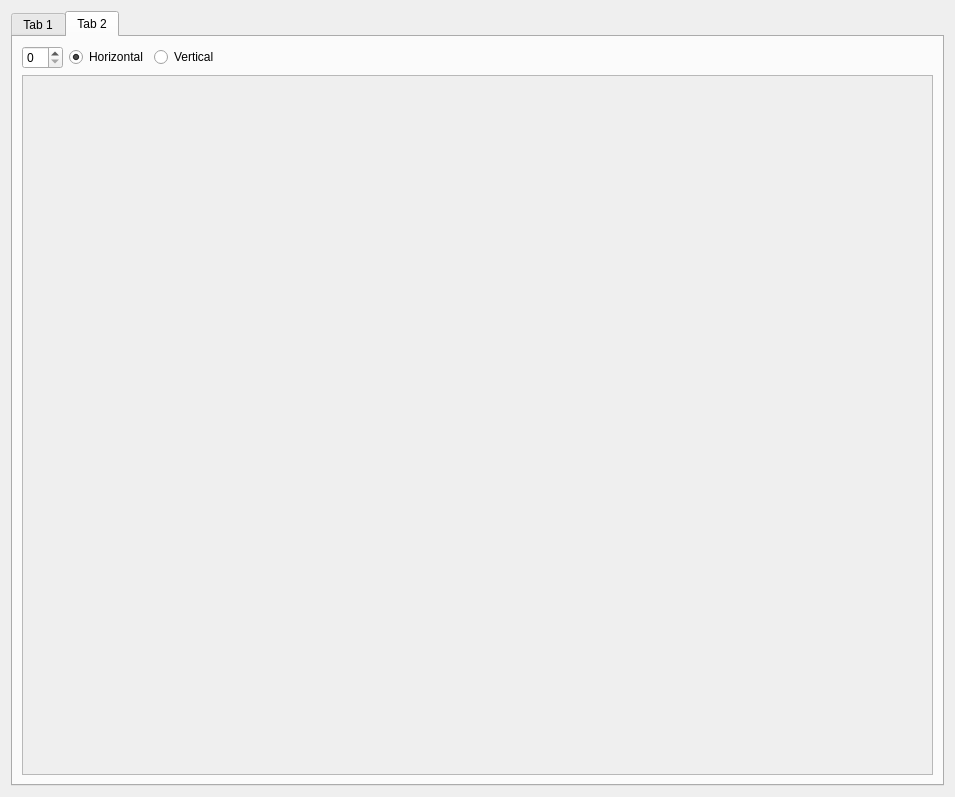
<?xml version="1.0" encoding="UTF-8"?>
<ui version="4.0">
 <class>SEMPRExplain</class>
 <widget class="QWidget" name="SEMPRExplain">
  <property name="geometry">
   <rect>
    <x>0</x>
    <y>0</y>
    <width>955</width>
    <height>797</height>
   </rect>
  </property>
  <property name="sizePolicy">
   <sizepolicy hsizetype="Expanding" vsizetype="Expanding">
    <horstretch>0</horstretch>
    <verstretch>0</verstretch>
   </sizepolicy>
  </property>
  <property name="windowTitle">
   <string>SEMPRExplain</string>
  </property>
  <layout class="QGridLayout" name="gridLayout_2">
   <item row="0" column="0">
    <widget class="QTabWidget" name="tabWidget">
     <property name="currentIndex">
      <number>1</number>
     </property>
     <widget class="QWidget" name="tab">
      <property name="sizePolicy">
       <sizepolicy hsizetype="Expanding" vsizetype="Expanding">
        <horstretch>0</horstretch>
        <verstretch>0</verstretch>
       </sizepolicy>
      </property>
      <attribute name="title">
       <string>Tab 1</string>
      </attribute>
      <layout class="QHBoxLayout" name="horizontalLayout_2">
       <item>
        <layout class="QGridLayout" name="gridLayout">
         <item row="6" column="0">
          <widget class="QPushButton" name="refreshButton">
           <property name="text">
            <string>Refresh</string>
           </property>
          </widget>
         </item>
         <item row="2" column="0">
          <layout class="QHBoxLayout" name="horizontalLayout">
           <item>
            <widget class="QLabel" name="label">
             <property name="text">
              <string>Filter:</string>
             </property>
            </widget>
           </item>
           <item>
            <widget class="QLineEdit" name="lineEdit"/>
           </item>
          </layout>
         </item>
         <item row="5" column="0">
          <widget class="QTreeWidget" name="tripleList">
           <property name="sortingEnabled">
            <bool>true</bool>
           </property>
           <property name="columnCount">
            <number>3</number>
           </property>
           <attribute name="headerDefaultSectionSize">
            <number>300</number>
           </attribute>
           <attribute name="headerShowSortIndicator" stdset="0">
            <bool>true</bool>
           </attribute>
           <attribute name="headerStretchLastSection">
            <bool>true</bool>
           </attribute>
           <column>
            <property name="text">
             <string notr="true">1</string>
            </property>
           </column>
           <column>
            <property name="text">
             <string notr="true">2</string>
            </property>
           </column>
           <column>
            <property name="text">
             <string notr="true">3</string>
            </property>
           </column>
          </widget>
         </item>
        </layout>
       </item>
      </layout>
     </widget>
     <widget class="QWidget" name="tab_2">
      <attribute name="title">
       <string>Tab 2</string>
      </attribute>
      <layout class="QGridLayout" name="gridLayout_4">
       <item row="2" column="0">
        <layout class="QVBoxLayout" name="verticalLayout">
         <item>
          <layout class="QHBoxLayout" name="horizontalLayout_3">
           <item>
            <widget class="QSpinBox" name="spinBoxExplainLimit"/>
           </item>
           <item>
            <widget class="QRadioButton" name="radioButton">
             <property name="text">
              <string>Horizontal</string>
             </property>
             <property name="checked">
              <bool>true</bool>
             </property>
            </widget>
           </item>
           <item>
            <widget class="QRadioButton" name="radioButton_2">
             <property name="text">
              <string>Vertical</string>
             </property>
            </widget>
           </item>
           <item>
            <spacer name="horizontalSpacer">
             <property name="orientation">
              <enum>Qt::Horizontal</enum>
             </property>
             <property name="sizeHint" stdset="0">
              <size>
               <width>40</width>
               <height>20</height>
              </size>
             </property>
            </spacer>
           </item>
          </layout>
         </item>
         <item>
          <widget class="QScrollArea" name="scrollArea">
           <property name="widgetResizable">
            <bool>true</bool>
           </property>
           <widget class="QWidget" name="scrollAreaWidgetContents">
            <property name="geometry">
             <rect>
              <x>0</x>
              <y>0</y>
              <width>917</width>
              <height>688</height>
             </rect>
            </property>
           </widget>
          </widget>
         </item>
        </layout>
       </item>
      </layout>
     </widget>
    </widget>
   </item>
  </layout>
 </widget>
 <resources/>
 <connections/>
</ui>
